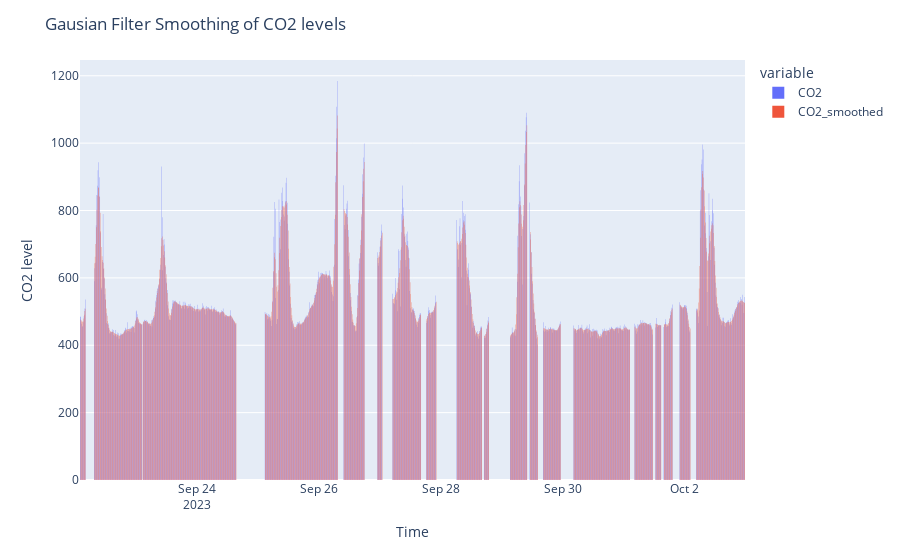

The code cell stored with this chart in its notebook:
### Code cell
# Plotting using Plotly via Pandas
fig = test.plot(x='DATETIME', y=['CO2', 'CO2_smoothed'], kind='bar', barmode="group", backend="plotly")
fig.update_layout(title='Gausian Filter Smoothing of CO2 levels',
                  xaxis_title='Time',
                  yaxis_title='CO2 level',
                  
        )
fig.update_traces(dict(marker_line_width=0))
fig.show()

### Figure 1 — Plotly figure (JSON) as saved in the notebook; plotly's stock layout.template omitted (floating-point values rounded to 4 significant figures; data arrays with more than 128 entries replaced by an {"elided": "..."} marker saying what was removed)
{"data": [{"alignmentgroup": "True", "hovertemplate": "variable=CO2<br>DATETIME=%{x}<br>value=%{y}<extra></extra>", "legendgroup": "CO2", "marker": {"color": "#636efa", "line": {"width": 0}, "pattern": {"shape": ""}}, "name": "CO2", "offsetgroup": "CO2", "orientation": "v", "showlegend": true, "textposition": "auto", "type": "bar", "x": {"elided": "800 str values"}, "xaxis": "x", "y": {"elided": "800 float values"}, "yaxis": "y"}, {"alignmentgroup": "True", "hovertemplate": "variable=CO2_smoothed<br>DATETIME=%{x}<br>value=%{y}<extra></extra>", "legendgroup": "CO2_smoothed", "marker": {"color": "#EF553B", "line": {"width": 0}, "pattern": {"shape": ""}}, "name": "CO2_smoothed", "offsetgroup": "CO2_smoothed", "orientation": "v", "showlegend": true, "textposition": "auto", "type": "bar", "x": {"elided": "800 str values"}, "xaxis": "x", "y": {"elided": "800 float values"}, "yaxis": "y"}], "layout": {"barmode": "group", "legend": {"title": {"text": "variable"}, "tracegroupgap": 0}, "margin": {"t": 60}, "title": {"text": "Gausian Filter Smoothing of CO2 levels"}, "xaxis": {"anchor": "y", "domain": [0, 1], "title": {"text": "Time"}}, "yaxis": {"anchor": "x", "domain": [0, 1], "title": {"text": "CO2 level"}}}}
